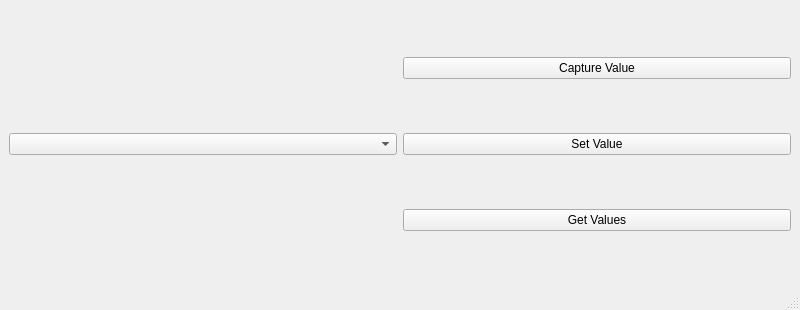
<?xml version="1.0" encoding="UTF-8"?>
<ui version="4.0">
 <class>MainWindow</class>
 <widget class="QMainWindow" name="MainWindow">
  <property name="geometry">
   <rect>
    <x>0</x>
    <y>0</y>
    <width>800</width>
    <height>310</height>
   </rect>
  </property>
  <property name="windowTitle">
   <string>MainWindow</string>
  </property>
  <widget class="QWidget" name="centralwidget">
   <layout class="QHBoxLayout" name="horizontalLayout">
    <item>
     <widget class="QComboBox" name="comboBox"/>
    </item>
    <item>
     <layout class="QVBoxLayout" name="verticalLayout">
      <item>
       <widget class="QPushButton" name="captureValueButton">
        <property name="text">
         <string>Capture Value</string>
        </property>
       </widget>
      </item>
      <item>
       <widget class="QPushButton" name="setValueButton">
        <property name="text">
         <string>Set Value</string>
        </property>
       </widget>
      </item>
      <item>
       <widget class="QPushButton" name="getValuesButton">
        <property name="text">
         <string>Get Values</string>
        </property>
       </widget>
      </item>
     </layout>
    </item>
   </layout>
  </widget>
  <widget class="QMenuBar" name="menubar">
   <property name="geometry">
    <rect>
     <x>0</x>
     <y>0</y>
     <width>800</width>
     <height>21</height>
    </rect>
   </property>
  </widget>
  <widget class="QStatusBar" name="statusbar"/>
 </widget>
 <resources/>
 <connections/>
</ui>
